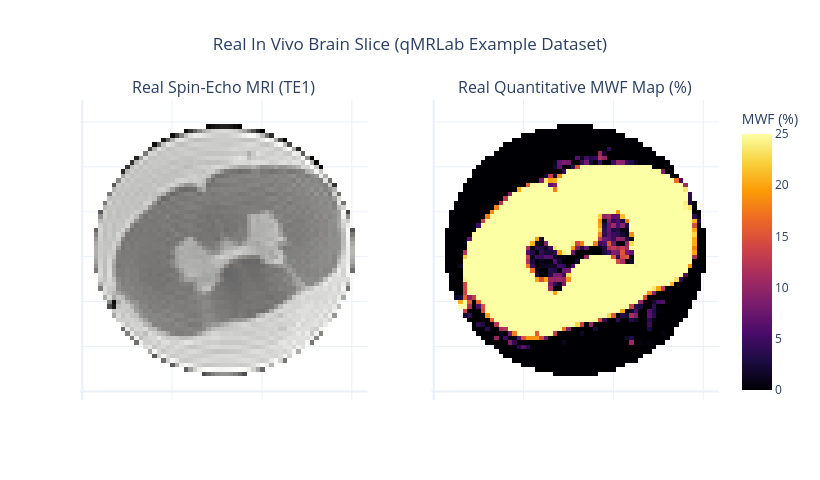

The notebook cell saved with this chart:
### Code cell
import scipy.io as sio
import numpy as np
import plotly.graph_objects as go
from plotly.subplots import make_subplots

# Charger la vraie coupe extraite depuis qMRLab
mat = sio.loadmat("mwf_example_slice.mat")
t2w_real = mat["T2w_slice"]
mwf_real = mat["MWF_slice"]

fig_real = make_subplots(
    rows=1, cols=2,
    subplot_titles=("Real Spin-Echo MRI (TE1)", "Real Quantitative MWF Map (%)")
)

fig_real.add_trace(
    go.Heatmap(
        z=np.flipud(t2w_real),
        colorscale="Gray",
        showscale=False,
        hovertemplate="Voxel (%{x}, %{y})<br>Signal: %{z:.0f}<extra></extra>"
    ),
    row=1, col=1
)

fig_real.add_trace(
    go.Heatmap(
        z=np.flipud(mwf_real),
        colorscale="Inferno",
        zmin=0, zmax=25,
        colorbar=dict(title="MWF (%)"),
        hovertemplate="Voxel (%{x}, %{y})<br>Real MWF: %{z:.1f}%<extra></extra>"
    ),
    row=1, col=2
)

fig_real.update_layout(
    title=dict(text="Real In Vivo Brain Slice (qMRLab Example Dataset)", x=0.5, xanchor="center"),
    template="plotly_white",
    height=480,
    width=820
)

fig_real.update_xaxes(showticklabels=False, row=1, col=1)
fig_real.update_yaxes(showticklabels=False, scaleanchor="x", scaleratio=1, row=1, col=1)
fig_real.update_xaxes(showticklabels=False, row=1, col=2)
fig_real.update_yaxes(showticklabels=False, scaleanchor="x2", scaleratio=1, row=1, col=2)

fig_real.show()

### Figure 1 — Plotly figure (JSON) as saved in the notebook; plotly's stock layout.template omitted (floating-point values rounded to 4 significant figures; data arrays with more than 128 entries replaced by an {"elided": "..."} marker saying what was removed)
{"data": [{"colorscale": [[0, "rgb(0, 0, 0)"], [0.09091, "rgb(16, 16, 16)"], [0.1818, "rgb(38, 38, 38)"], [0.2727, "rgb(59, 59, 59)"], [0.3636, "rgb(81, 80, 80)"], [0.4545, "rgb(102, 101, 101)"], [0.5455, "rgb(124, 123, 122)"], [0.6364, "rgb(146, 146, 145)"], [0.7273, "rgb(171, 171, 170)"], [0.8182, "rgb(197, 197, 195)"], [0.9091, "rgb(224, 224, 223)"], [1, "rgb(254, 254, 253)"]], "hovertemplate": "Voxel (%{x}, %{y})<br>Signal: %{z:.0f}<extra></extra>", "showscale": false, "type": "heatmap", "xaxis": "x", "yaxis": "y", "z": {"elided": "64x64 float values"}}, {"colorbar": {"title": {"text": "MWF (%)"}}, "colorscale": [[0, "#000004"], [0.1111, "#1b0c41"], [0.2222, "#4a0c6b"], [0.3333, "#781c6d"], [0.4444, "#a52c60"], [0.5556, "#cf4446"], [0.6667, "#ed6925"], [0.7778, "#fb9b06"], [0.8889, "#f7d13d"], [1, "#fcffa4"]], "hovertemplate": "Voxel (%{x}, %{y})<br>Real MWF: %{z:.1f}%<extra></extra>", "type": "heatmap", "xaxis": "x2", "yaxis": "y2", "z": {"elided": "64x64 float values"}, "zmax": 25, "zmin": 0}], "layout": {"annotations": [{"font": {"size": 16}, "showarrow": false, "text": "Real Spin-Echo MRI (TE1)", "x": 0.225, "xanchor": "center", "xref": "paper", "y": 1, "yanchor": "bottom", "yref": "paper"}, {"font": {"size": 16}, "showarrow": false, "text": "Real Quantitative MWF Map (%)", "x": 0.775, "xanchor": "center", "xref": "paper", "y": 1, "yanchor": "bottom", "yref": "paper"}], "height": 480, "title": {"text": "Real In Vivo Brain Slice (qMRLab Example Dataset)", "x": 0.5, "xanchor": "center"}, "width": 820, "xaxis": {"anchor": "y", "domain": [0, 0.45], "showticklabels": false}, "xaxis2": {"anchor": "y2", "domain": [0.55, 1], "showticklabels": false}, "yaxis": {"anchor": "x", "domain": [0, 1], "scaleanchor": "x", "scaleratio": 1, "showticklabels": false}, "yaxis2": {"anchor": "x2", "domain": [0, 1], "scaleanchor": "x2", "scaleratio": 1, "showticklabels": false}}}
